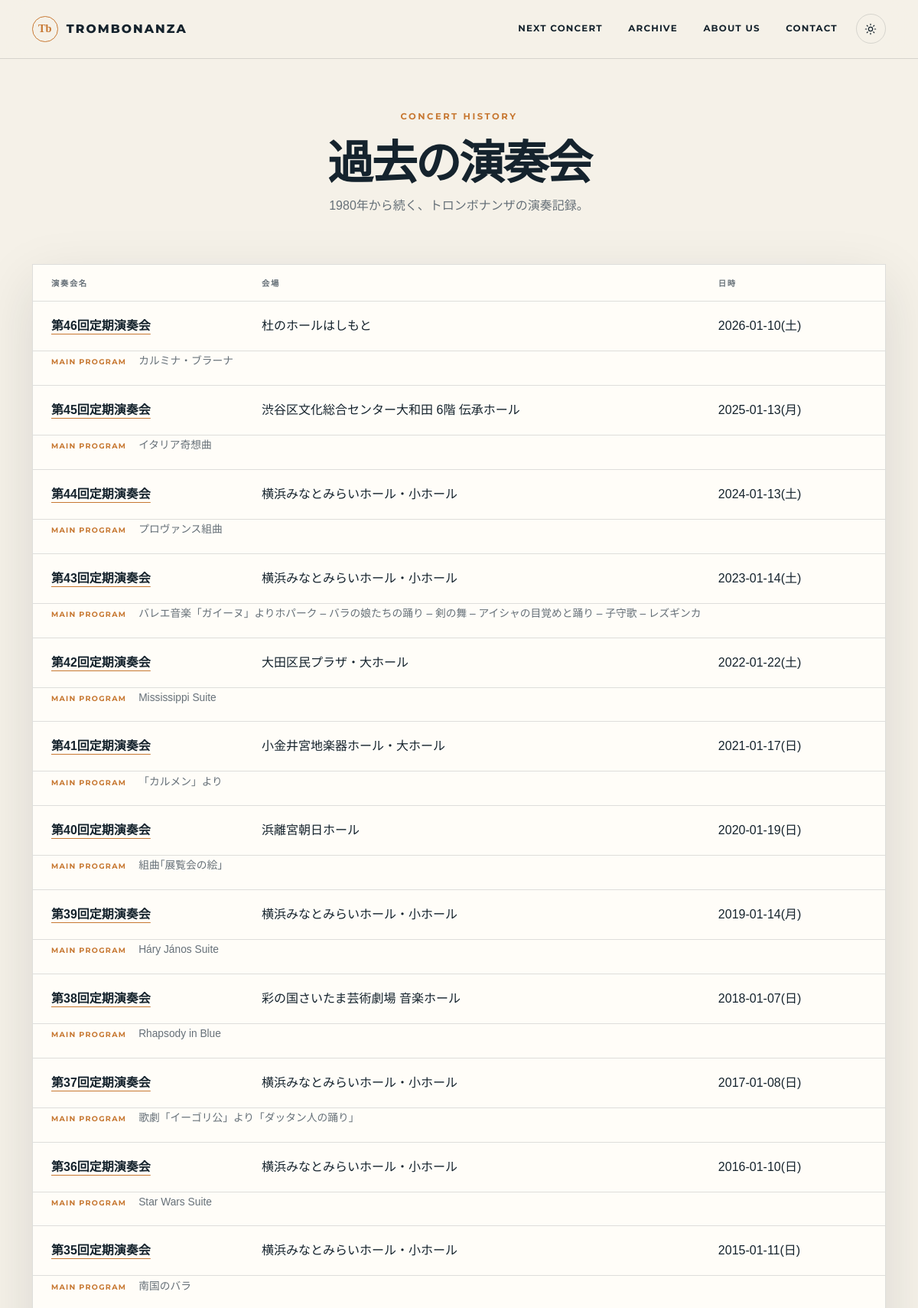
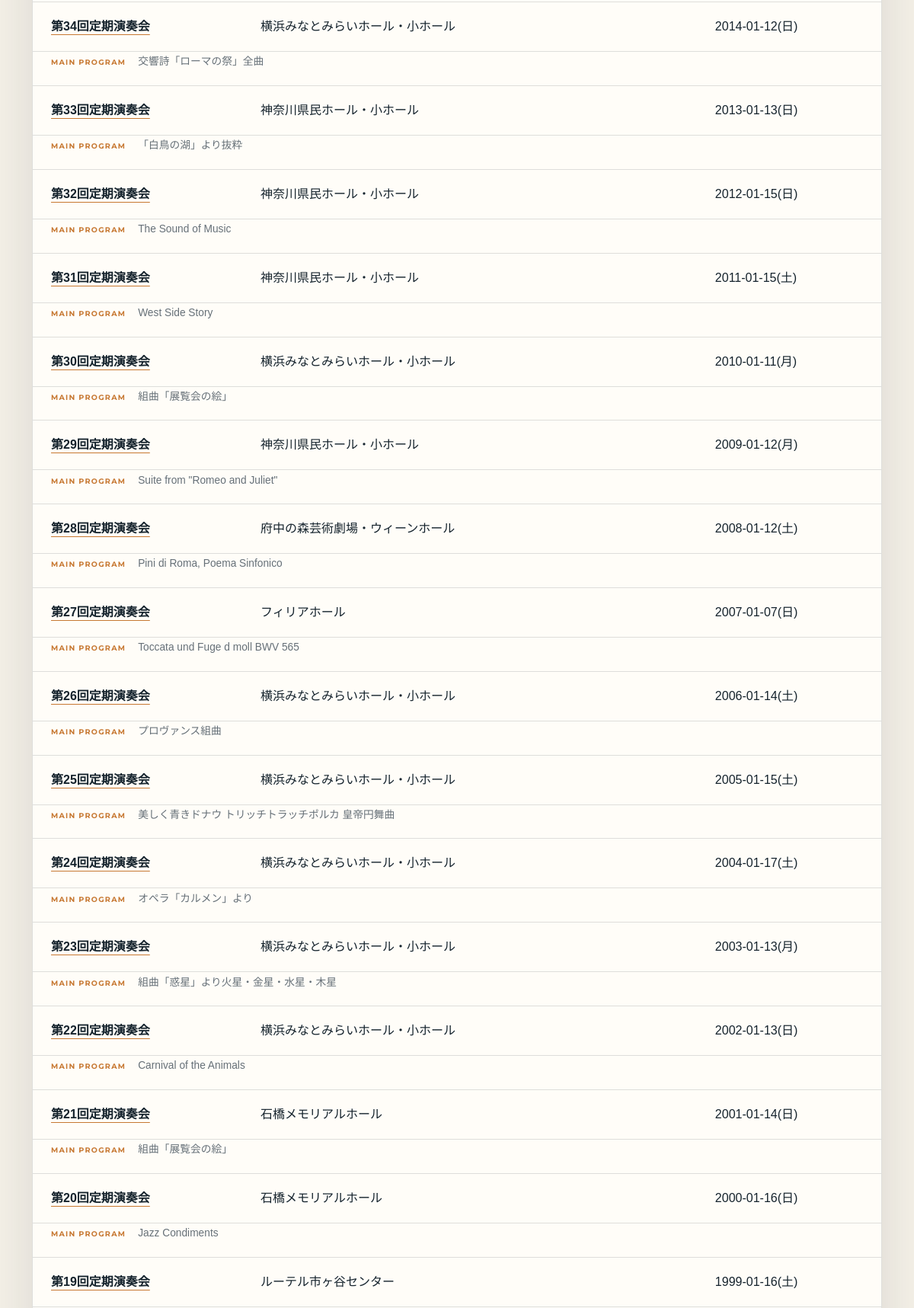
Page /archive (upper part) on the committed database (2 pictures, top to bottom).
### tables this page shows
CREATE TABLE "stage" (id INTEGER PRIMARY KEY AUTOINCREMENT, `place`[INTEGER], name TEXT NOT NULL DEFAULT 第1回定期演奏会, nameen TEXT NOT NULL DEFAULT concert, date[DATE], page TEXT NOT NULL DEFAULT 0, imageurl TEXT);

CREATE TABLE "hall" (id INTEGER PRIMARY KEY AUTOINCREMENT, hall TEXT, hallen TEXT);

### app.py (the view)
@app.route('/archive')
def archive():
    db = get_db()
    query = """
        SELECT s.id, s.name, h.hall, s.date, s.page,
               (SELECT name FROM piece WHERE concertid = s.id AND main = 1 LIMIT 1) AS main_piece
        FROM stage s
        LEFT JOIN hall h ON s.place = h.id
        ORDER BY s.id DESC
    """
    concerts = db.execute(query).fetchall()
    return render_template('archive.html', concerts=concerts)

### app.py (called while the page is built)
@app.context_processor
def inject_public_config():
    return {'contact_api_url': '/api/contact'}

def get_db():
    db = getattr(g, '_database', None)
    if db is None:
        db = g._database = sqlite3.connect(DATABASE)
        db.row_factory = sqlite3.Row
    return db

@app.teardown_appcontext
def close_connection(exception):
    db = getattr(g, '_database', None)
    if db is not None:
        db.close()

@app.template_filter('format_jdn')
def format_jdn(jdn):
    db = get_db()
    cur = db.execute("SELECT date(?, 'localtime') as d, strftime('%w', ?, 'localtime') as w", (jdn, jdn))
    row = cur.fetchone()
    if row:
        date_str = row['d']
        weekday_idx = int(row['w'])
        weekdays = ["日", "月", "火", "水", "木", "金", "土"]
        return f"{date_str}({weekdays[weekday_idx]})"
    return jdn

### templates/archive.html (shortened to what this page needs)
{% extends "layout.html" %}
{% block content %}
<div class="archive-container container">
    <header class="page-header text-center">
        <p class="eyebrow text-accent">Concert history</p>
        <h1>過去の演奏会</h1>
        <p>1980年から続く、トロンボナンザの演奏記録。</p>
    </header>
    <div class="table-responsive table-archive">
        <table class="table table-hover mb-0">
            <thead>
                <tr>
                    <th scope="col">演奏会名</th>
                    <th scope="col">会場</th>
                    <th scope="col">日時</th>
                </tr>
            </thead>
            <tbody>
                {% for concert in concerts %}
                <tr>
                    <td>
                        <a class="archive-link" href="{{ url_for('concert_detail', page=concert.page) }}">
                            {{ concert.name }}
                        </a>
                    </td>
                    <td>{{ concert.hall }}</td>
                    <td>{{ concert.date | format_jdn }}</td>
                </tr>
                        {% if concert.main_piece %}
                <tr>
                        <td colspan="3" class="main-piece">
                            <span>MAIN PROGRAM</span>{{ concert.main_piece }}
                        </td>
                </tr>
                        {% endif %}
                {% endfor %}
            </tbody>
        </table>
    </div>
</div>
{% endblock %}

### static/css/styles.css (style rules this page uses)
:root { --accent: #c77832; --accent-bright: #e39a51; --accent-soft: #f2dcc5; --ink: #15232d; --paper: #f5f1e8; --surface: #fffdf8; --surface-raised: #fff; --muted: #667078; --line: rgba(21,35,45,.14); --nav-bg: rgba(245,241,232,.88); --shadow: 0 24px 70px rgba(21,35,45,.12); --bs-body-color: var(--ink); --bs-body-bg: var(--paper); color-scheme: light; }
html { scroll-behavior: smooth; }
body { font-family: "Noto Sans JP", sans-serif; color: var(--ink); background: var(--paper); overflow-x: hidden; transition: color .25s, background-color .25s; }
h1,h2,h3,.navbar-brand,.eyebrow,.footer-brand { font-family: Montserrat,"Noto Sans JP",sans-serif; }
a { color: var(--accent); }
.text-accent { color: var(--accent) !important; }
.eyebrow { margin-bottom: 1rem; font-size: .72rem; font-weight: 700; letter-spacing: .22em; text-transform: uppercase; }
.archive-container,.concert-detail-container { min-height: calc(100vh - 100px); padding-top: 9rem; padding-bottom: 6rem; }
.page-header { max-width: 720px; margin: 0 auto 4rem; }
.page-header h1,.concert-header h1 { font-size: clamp(2.4rem,5vw,4.5rem); font-weight: 800; letter-spacing: -.045em; }
.page-header > p:last-child { color: var(--muted); }
.table-archive { overflow: hidden; background: var(--surface); border: 1px solid var(--line); box-shadow: var(--shadow); }
.table-archive .table { --bs-table-bg: transparent; --bs-table-color: var(--ink); --bs-table-hover-bg: rgba(199,120,50,.06); --bs-table-hover-color: var(--ink); }
.table-archive th { padding: 1rem 1.5rem; color: var(--muted); background: transparent; border-color: var(--line); font: 700 .65rem Montserrat,sans-serif; letter-spacing: .15em; text-transform: uppercase; }
.table-archive td { padding: 1.25rem 1.5rem; border-color: var(--line); vertical-align: middle; }
.archive-link { color: var(--ink); font-weight: 700; text-decoration-color: var(--accent); text-underline-offset: .3rem; }
.main-piece { padding-top: .2rem !important; color: var(--muted) !important; font-size: .86rem; }
.main-piece span { margin-right: 1rem; color: var(--accent); font: 700 .6rem Montserrat,sans-serif; letter-spacing: .13em; }

### rows in the picture
stage: name "第46回定期演奏会", hall "杜のホールはしもと", date "2026-01-10(土)", main_piece "カルミナ・ブラーナ"
stage: name "第45回定期演奏会", hall "渋谷区文化総合センター大和田 6階 伝承ホール", date "2025-01-13(月)", main_piece "イタリア奇想曲"
stage: name "第44回定期演奏会", hall "横浜みなとみらいホール・小ホール", date "2024-01-13(土)", main_piece "プロヴァンス組曲"
stage: name "第43回定期演奏会", hall "横浜みなとみらいホール・小ホール", date "2023-01-14(土)", main_piece "バレエ音楽「ガイーヌ」よりホパーク – バラの娘たちの踊り – 剣の舞 – アイシャの目覚めと踊り – 子守歌 – レズギンカ"
stage: name "第42回定期演奏会", hall "大田区民プラザ・大ホール", date "2022-01-22(土)", main_piece "Mississippi Suite"
stage: name "第41回定期演奏会", hall "小金井宮地楽器ホール・大ホール", date "2021-01-17(日)", main_piece "「カルメン」より"
stage: name "第40回定期演奏会", hall "浜離宮朝日ホール", date "2020-01-19(日)", main_piece "組曲｢展覧会の絵｣"
stage: name "第39回定期演奏会", hall "横浜みなとみらいホール・小ホール", date "2019-01-14(月)", main_piece "Háry János Suite"
stage: name "第38回定期演奏会", hall "彩の国さいたま芸術劇場 音楽ホール", date "2018-01-07(日)", main_piece "Rhapsody in Blue"
stage: name "第37回定期演奏会", hall "横浜みなとみらいホール・小ホール", date "2017-01-08(日)", main_piece "歌劇「イーゴリ公」より「ダッタン人の踊り」"
stage: name "第36回定期演奏会", hall "横浜みなとみらいホール・小ホール", date "2016-01-10(日)", main_piece "Star Wars Suite"
stage: name "第35回定期演奏会", hall "横浜みなとみらいホール・小ホール", date "2015-01-11(日)", main_piece "南国のバラ"
stage: name "第34回定期演奏会", hall "横浜みなとみらいホール・小ホール", date "2014-01-12(日)", main_piece "交響詩「ローマの祭」全曲"
stage: name "第33回定期演奏会", hall "神奈川県民ホール・小ホール", date "2013-01-13(日)", main_piece "「白鳥の湖」より抜粋"
stage: name "第32回定期演奏会", hall "神奈川県民ホール・小ホール", date "2012-01-15(日)", main_piece "The Sound of Music"
stage: name "第31回定期演奏会", hall "神奈川県民ホール・小ホール", date "2011-01-15(土)", main_piece "West Side Story"
stage: name "第30回定期演奏会", hall "横浜みなとみらいホール・小ホール", date "2010-01-11(月)", main_piece "組曲「展覧会の絵」"
stage: name "第29回定期演奏会", hall "神奈川県民ホール・小ホール", date "2009-01-12(月)", main_piece "Suite from \"Romeo and Juliet\""
stage: name "第28回定期演奏会", hall "府中の森芸術劇場・ウィーンホール", date "2008-01-12(土)", main_piece "Pini di Roma, Poema Sinfonico"
stage: name "第27回定期演奏会", hall "フィリアホール", date "2007-01-07(日)", main_piece "Toccata und Fuge d moll BWV 565"
stage: name "第26回定期演奏会", hall "横浜みなとみらいホール・小ホール", date "2006-01-14(土)", main_piece "プロヴァンス組曲"
stage: name "第25回定期演奏会", hall "横浜みなとみらいホール・小ホール", date "2005-01-15(土)", main_piece "美しく青きドナウ トリッチトラッチポルカ 皇帝円舞曲"
stage: name "第24回定期演奏会", hall "横浜みなとみらいホール・小ホール", date "2004-01-17(土)", main_piece "オペラ「カルメン」より"
stage: name "第23回定期演奏会", hall "横浜みなとみらいホール・小ホール", date "2003-01-13(月)", main_piece "組曲「惑星」より火星・金星・水星・木星"
stage: name "第22回定期演奏会", hall "横浜みなとみらいホール・小ホール", date "2002-01-13(日)", main_piece "Carnival of the Animals"
stage: name "第21回定期演奏会", hall "石橋メモリアルホール", date "2001-01-14(日)", main_piece "組曲「展覧会の絵」"
stage: name "第20回定期演奏会", hall "石橋メモリアルホール", date "2000-01-16(日)", main_piece "Jazz Condiments"
stage: name "第19回定期演奏会", hall "ルーテル市ヶ谷センター", date "1999-01-16(土)"
